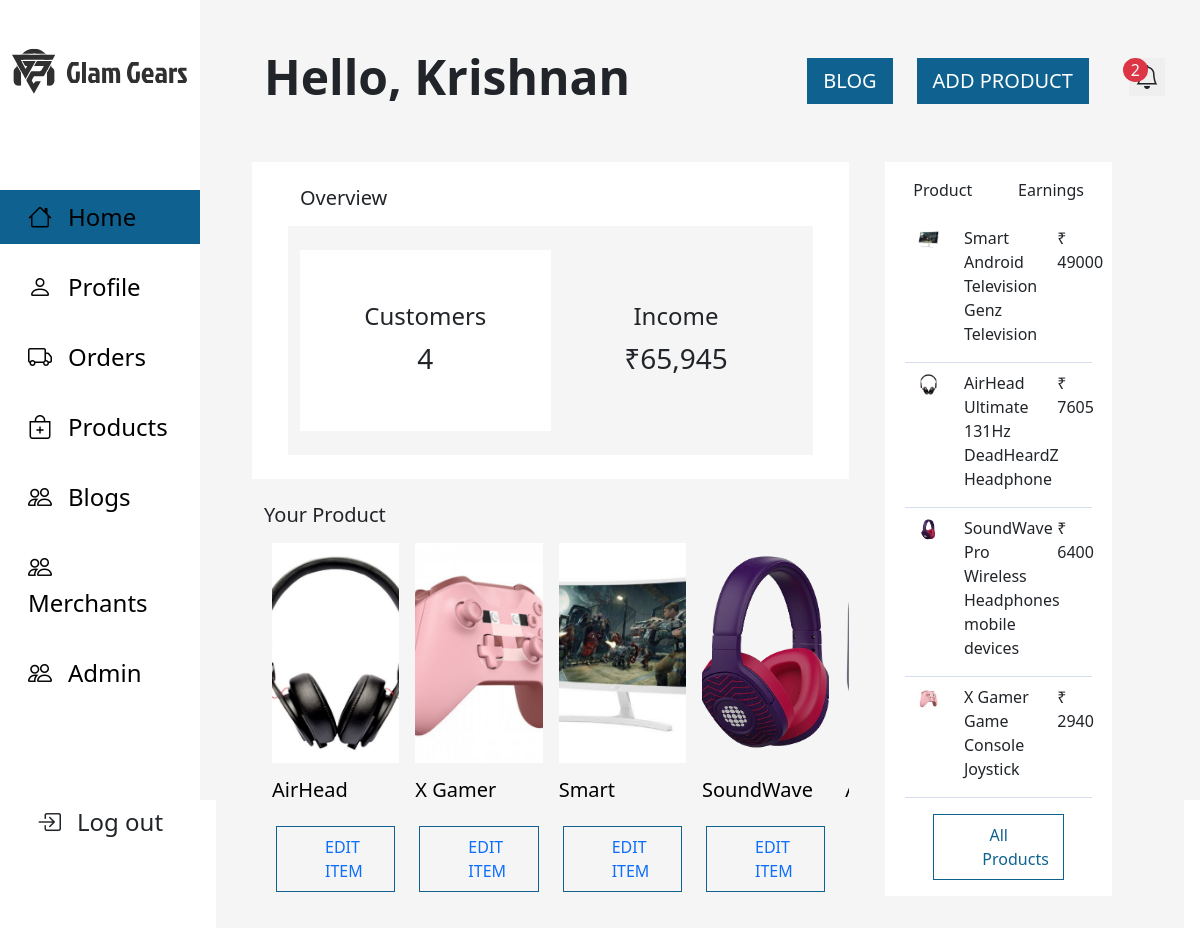
Page /admin/dashboard.php (signed in) on the committed database.
### tables this page shows
CREATE TABLE `merchants` (
  `id` int(11) NOT NULL,
  `merchant_id` int(11) NOT NULL,
  `merchant_name` varchar(60) NOT NULL,
  `business_name` varchar(60) NOT NULL,
  `merchant_email` varchar(320) NOT NULL,
  `merchant_phone` bigint(13) NOT NULL,
  `merchant_pass` varchar(30) NOT NULL,
  `user_type` varchar(10) NOT NULL DEFAULT 'merchant',
  `merchant_status` tinyint(1) NOT NULL DEFAULT 0,
  `userid` int(100) NOT NULL,
  `date_created` timestamp NOT NULL DEFAULT current_timestamp(),
  `date_updated` timestamp NOT NULL DEFAULT current_timestamp()
);

CREATE TABLE `products` (
  `id` int(11) NOT NULL,
  `product_id` int(100) NOT NULL,
  `product_name` varchar(100) NOT NULL,
  `product_description` longtext NOT NULL,
  `product_price` decimal(10,2) NOT NULL,
  `discount_percent` decimal(2,2) NOT NULL,
  `product_quantity` int(100) NOT NULL,
  `category_name` varchar(100) NOT NULL,
  `brand_name` varchar(100) NOT NULL,
  `product_status` varchar(8) NOT NULL DEFAULT 'active',
  `merchant_id` int(100) NOT NULL,
  `main_image_name` varchar(100) NOT NULL,
  `is_featured` varchar(1) NOT NULL,
  `created_at` timestamp NOT NULL DEFAULT current_timestamp() ON UPDATE current_timestamp(),
  `updated_at` timestamp NOT NULL DEFAULT current_timestamp()
);

### admin/dashboard.php (the view, shortened to what the rows shown need)
<?php
$userId = $_SESSION['user'];
if (isset($_SESSION['user'])) {
    $userId = $_SESSION['user'];
} else {
    echo "<script>window.location.href='../index.php'</script>";
}
if (!empty($userId)) {
    require_once "../config.php";
    $sql = "SELECT * FROM merchants WHERE  merchant_id = ?";
    $stmt = $config->prepare($sql);
    $stmt->bind_param("s", $userId);
    $stmt->execute();
    $result = $stmt->get_result();
    if ($result->num_rows > 0) {
        $row = $result->fetch_assoc();
        $merchantName = $row['merchant_name'];
    } else {
        echo "<script>window.location.href='../index.php'</script>";
    }
}
?>
<!DOCTYPE html>
<html lang="en">
<head>
    <link rel="stylesheet" href="./dashboard.css">
    <link rel="stylesheet" href="../css/style.css" />
    <link rel="stylesheet" href="../node_modules/bootstrap-icons/font/bootstrap-icons.min.css" />
    <link rel="stylesheet" href="../node_modules/bootstrap/dist/css/bootstrap.min.css" />
    <link rel="stylesheet" href="../node_modules/bootstrap-icons/font/bootstrap-icons.min.css" />
</head>
<body>
    <section style="background-color: #F5F5F5;" class="container-fluid   vh-100 ">
        <div class="row h-100 ">
            <div class="col-10  px-3">
                <div class="row px-5 mt-5 d-flex align-items-center justify-content-between">
                    <div class="col-7">
                        <h3 class="display-5 fw-semibold">Hello,<?php echo " " . $merchantName;
                                                                ?></h3>
                    </div>
                </div>
                <div id="dashHome" style="background-color: #F5F5F5;" class="displayDash px-5 pb-2  h-auto  ">
                    <div class="row">
                        <div class="col-8">
                                        <?php
                                        include_once('../config.php');
                                        ?>
                            <section class="row mt-0">
                                <div class="col-12">
                                    <div class="row  ">
                                        <div class=" d-flex overflow-x-scroll">
                                            <?php
                                            $sql = "SELECT * FROM products WHERE merchant_id=$userId AND product_status='active';";
                                            $result = mysqli_query($config, $sql);
                                            while ($row = mysqli_fetch_array($result)) {
                                            ?>
                                                <form method="post" class=" col-3 px-2 py-3 mt-0">
                                                    <a href="./editproduct.php?id=<?php echo $row['product_id']; ?>" class="link-underline d-flex flex-column gap-1 justify-content-center link-underline-opacity-0 card-seller">
                                                        <div class="row">
                                                            <img height="220px" class=" object-fit-cover" src="../uploads/<?php echo $row['main_image_name'] ?>" alt="" />
                                                        </div>
                                                        <div class="row mt-2">
                                                            <p style="height: 35px; overflow: hidden;" class="fw-medium fs-5 text-black"><?php echo $row['product_name']; ?></p>
                                                        </div>
                                                    </a>
                                                    <div class="row px-3">
                                                        <a href='./editproduct.php?id=<?php echo $row['product_id']; ?>' style="border:1px solid #0f6290;" class=" link-underline link-underline-opacity-0 text-center px-5 w-100 py-2">
                                                            EDIT ITEM
                                                        </a>
                                                    </div>
                                                </form>
                                            <?php
                                            }
                                            ?>
                                        </div>
                                    </div>
                                </div>
                            </section>
                        </div>
                    </div>
                </div>
            </div>
    </section>
</body>
</html>

### rows in the picture
merchants: merchant_name "Krishnan"
products: main_image_name (picture), product_name "AirHead…"
products: main_image_name (picture), product_name "X Gamer…"
products: main_image_name (picture), product_name "Smart…"
products: main_image_name (picture), product_name "SoundWave…"
products: main_image_name (picture)

### other values in the picture
$totalcontact "2"
$usertotal "4"
$amount "65,945"
$row['product_name'] "Smart Android Television Genz"
$row['category_name'] "Television"
$row['total_amount'] "49000"
$row['product_name'] "AirHead Ultimate 131Hz DeadHeardZ"
$row['category_name'] "Headphone"
$row['total_amount'] "7605"
$row['product_name'] "SoundWave Pro Wireless Headphones"
$row['category_name'] "mobile devices"
$row['total_amount'] "6400"
$row['product_name'] "X Gamer Game Console"
$row['category_name'] "Joystick"
$row['total_amount'] "2940"
